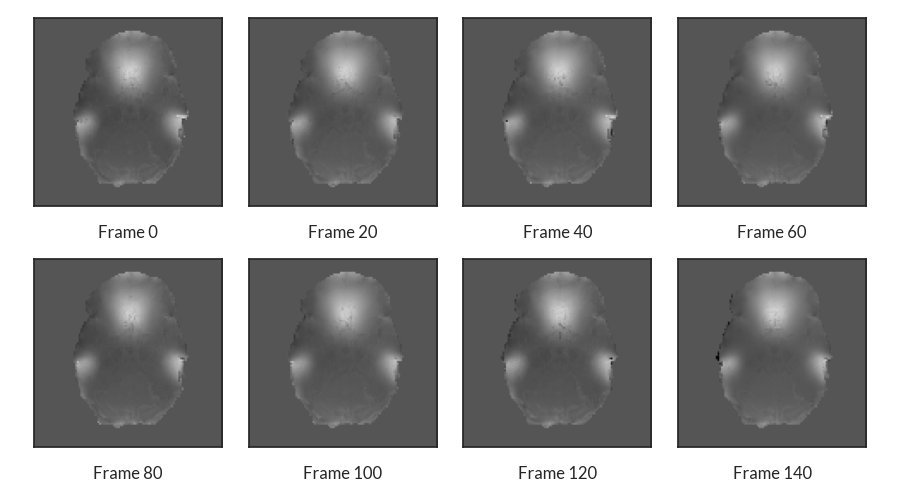

The script that drew this image:
import matplotlib.pyplot as plt
import seaborn as sns
import nibabel as nib
import numpy as np
from mpl_toolkits.axes_grid1 import make_axes_locatable

sns.set(font="Lato", style="white")

# romeo fmap
romeo_fmap = nib.load('test2/fieldmap.nii.gz')

# brain mask
mask = nib.load('test2/ref_bet_mask.nii.gz')

# mask data
romeo = romeo_fmap.get_fdata() * mask.get_fdata()[:, :, :, np.newaxis]

f = plt.figure(figsize=(9, 5), layout="tight")

axm = f.add_subplot(1, 1, 1)
axm.set_autoscale_on(True)
axm.set_visible(False)

# slice num
slice_num = 24
frames_to_show = [0, 20, 40, 60, 80, 100, 120, 140]

for n in range(len(frames_to_show)):
    frame = frames_to_show[n]
    ax = f.add_subplot(2, 4, n + 1)
    ax.imshow(romeo[:, :, slice_num, frame].T, origin='lower', cmap='gray', vmin=-100, vmax=200)
    ax.set_xticklabels([])
    ax.set_yticklabels([])
    ax.set_xlabel(f"Frame {frame}")
plt.show()
